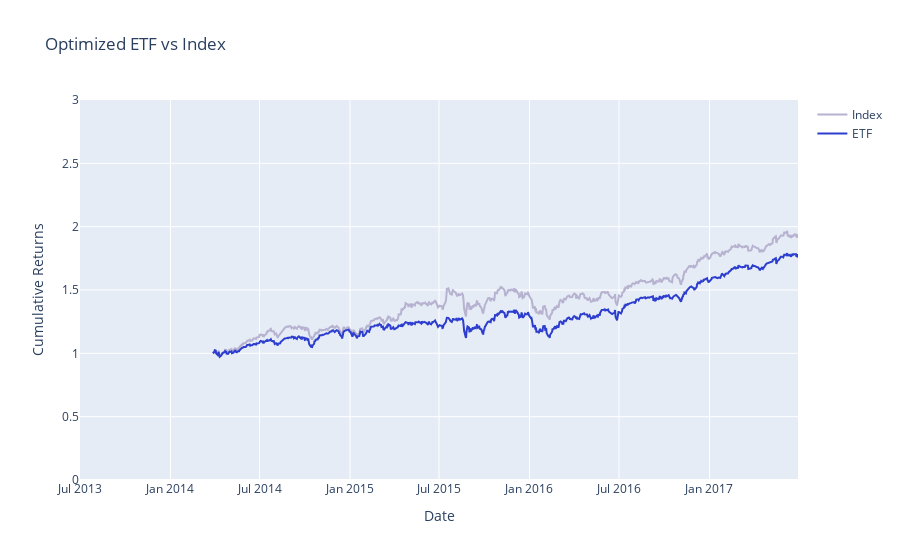

Notebook code for this chart:
### Markdown cell above
With our ETF weights built, let's compare it to the index. Run the next cell to calculate the ETF returns and compare it to the index returns.

### Code cell
optim_etf_returns = generate_weighted_returns(returns, optimal_single_rebalance_etf_weights)
optim_etf_cumulative_returns = calculate_cumulative_returns(optim_etf_returns)
project_helper.plot_benchmark_returns(index_weighted_cumulative_returns, optim_etf_cumulative_returns, 'Optimized ETF vs Index')

optim_etf_tracking_error = tracking_error(np.sum(index_weighted_returns, 1), np.sum(optim_etf_returns, 1))
print('Optimized ETF Tracking Error: {}'.format(optim_etf_tracking_error))

### Figure 1 — Plotly figure (JSON) as saved in the notebook; plotly's stock layout.template omitted (floating-point values rounded to 4 significant figures; data arrays with more than 128 entries replaced by an {"elided": "..."} marker saying what was removed)
{"data": [{"line": {"color": "#B6B2CF"}, "name": "Index", "type": "scatter", "x": {"elided": "1009 str values"}, "y": {"elided": "1009 float values"}}, {"line": {"color": "#2D3ECF"}, "name": "ETF", "type": "scatter", "x": {"elided": "1009 str values"}, "y": {"elided": "1009 float values"}}], "layout": {"title": {"text": "Optimized ETF vs Index"}, "xaxis": {"title": {"text": "Date"}}, "yaxis": {"range": [0, 3], "title": {"text": "Cumulative Returns"}}}}
